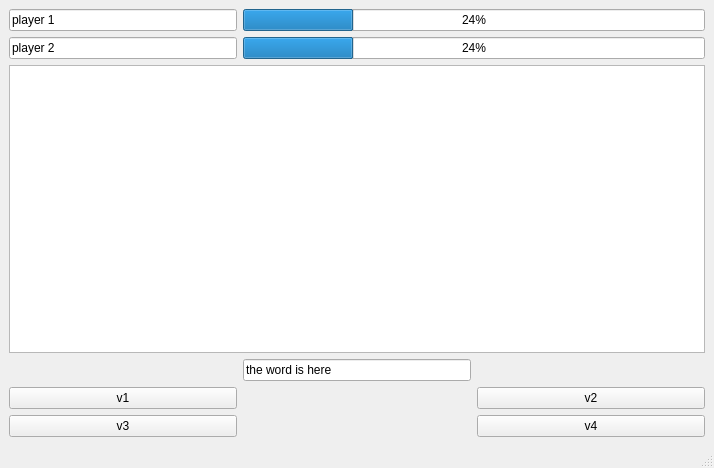
<?xml version="1.0" encoding="UTF-8"?>
<ui version="4.0">
 <class>game</class>
 <widget class="QMainWindow" name="game">
  <property name="geometry">
   <rect>
    <x>0</x>
    <y>0</y>
    <width>714</width>
    <height>468</height>
   </rect>
  </property>
  <property name="cursor">
   <cursorShape>ArrowCursor</cursorShape>
  </property>
  <property name="windowTitle">
   <string>duel</string>
  </property>
  <widget class="QWidget" name="centralwidget">
   <layout class="QGridLayout" name="gridLayout_2">
    <item row="0" column="0">
     <layout class="QGridLayout" name="gridLayout">
      <item row="5" column="0">
       <widget class="QPushButton" name="Variant3">
        <property name="text">
         <string>v3</string>
        </property>
       </widget>
      </item>
      <item row="4" column="0">
       <widget class="QPushButton" name="Variant1">
        <property name="text">
         <string>v1</string>
        </property>
       </widget>
      </item>
      <item row="0" column="0">
       <widget class="QLineEdit" name="username1">
        <property name="text">
         <string>player 1</string>
        </property>
       </widget>
      </item>
      <item row="2" column="0" colspan="3">
       <widget class="QGraphicsView" name="picture"/>
      </item>
      <item row="3" column="0">
       <spacer name="horizontalSpacer_2">
        <property name="orientation">
         <enum>Qt::Horizontal</enum>
        </property>
        <property name="sizeHint" stdset="0">
         <size>
          <width>40</width>
          <height>20</height>
         </size>
        </property>
       </spacer>
      </item>
      <item row="1" column="1" colspan="2">
       <widget class="QProgressBar" name="progressBar2">
        <property name="value">
         <number>24</number>
        </property>
       </widget>
      </item>
      <item row="3" column="1">
       <widget class="QLineEdit" name="word">
        <property name="layoutDirection">
         <enum>Qt::LeftToRight</enum>
        </property>
        <property name="text">
         <string>the word is here</string>
        </property>
       </widget>
      </item>
      <item row="0" column="1" colspan="2">
       <widget class="QProgressBar" name="progressBar1">
        <property name="value">
         <number>24</number>
        </property>
       </widget>
      </item>
      <item row="1" column="0">
       <widget class="QLineEdit" name="username2">
        <property name="text">
         <string>player 2</string>
        </property>
       </widget>
      </item>
      <item row="4" column="2">
       <widget class="QPushButton" name="Variant2">
        <property name="text">
         <string>v2</string>
        </property>
       </widget>
      </item>
      <item row="3" column="2">
       <spacer name="horizontalSpacer_5">
        <property name="orientation">
         <enum>Qt::Horizontal</enum>
        </property>
        <property name="sizeHint" stdset="0">
         <size>
          <width>40</width>
          <height>20</height>
         </size>
        </property>
       </spacer>
      </item>
      <item row="5" column="2">
       <widget class="QPushButton" name="Variant4">
        <property name="text">
         <string>v4</string>
        </property>
       </widget>
      </item>
     </layout>
    </item>
   </layout>
  </widget>
  <widget class="QMenuBar" name="menubar">
   <property name="geometry">
    <rect>
     <x>0</x>
     <y>0</y>
     <width>714</width>
     <height>21</height>
    </rect>
   </property>
  </widget>
  <widget class="QStatusBar" name="statusbar"/>
 </widget>
 <resources/>
 <connections/>
</ui>
